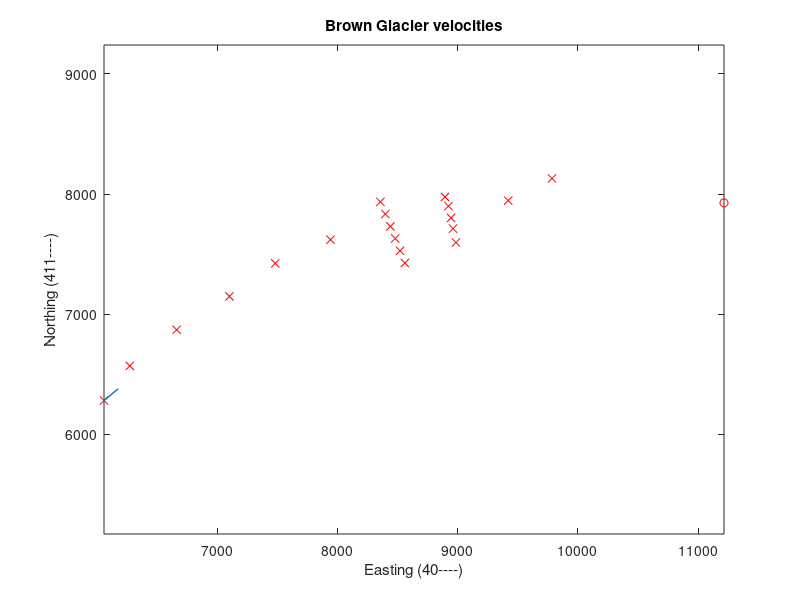

Source code (MATLAB): (Note: this script raises an error after producing the figure.)
function index

% INDEX reduces the data in indexpoints.txt
%	This function is specific to the file indexpoints.txt that contains velocity 
%	data from the 2000 field season at Heard Island.

data=load('indexpoints.txt');
base=data(1,1:3)-[400000 4110000 0];
poles=data(2:58,:);
poles=reshape(poles',15,19);
poles=poles';
x1=poles(:,1)-400000; x2=poles(:,6)-400000; x3=poles(:,11)-400000;
y1=poles(:,2)-4110000; y2=poles(:,7)-4110000; y3=poles(:,12)-4110000;
z1=poles(:,3); z2=poles(:,8); z3=poles(:,13);
v1=poles(:,9); v2=poles(:,14);
err1=poles(:,10); err2=poles(:,15);

figure(1)
clf
plot(x2,y2,'rx')
axis('equal')
hold on
plot(base(1),base(2),'ro')
title('Brown Glacier velocities');
xlabel('Easting (40----)');
ylabel('Northing (411----)');

az1=atan((y2-y1)./(x2-x1));
vx1=v1.*cos(az1);
vy1=v1.*sin(az1);

scale=2500;
for i=1:19
   plot([x2(i),x2(i)+scale*vx1(i)],[y2(i),y2(i)+scale*vy1(i)],'LineWidth',1);
   circle(x2(i)+scale*vx1(i),y2(i)+scale*vy1(i),scale*err1(i));
end
plot([9000,9000+scale*.1],[6500,6500],'LineWidth',1);
text(9000,6600,'10 cm/d')

pause

az2=atan((y3-y2)./(x3-x2));
vx2=v2.*cos(az2);
vy2=v2.*sin(az2);

for i=1:19
   plot([x2(i),x2(i)+scale*vx2(i)],[y2(i),y2(i)+scale*vy2(i)],'g');
   circle(x2(i)+scale*vx2(i),y2(i)+scale*vy2(i),scale*err2(i),'g');
end

pause

xlong=[0; cumsum(sqrt((diff(x2(1:10))).^2+(diff(y2(1:10))).^2))];
figure(2)
clf
h=errorbar(xlong,v1(1:10),err1(1:10));
set(h,'LineWidth',1);
hold on
h=errorbar(xlong,v2(1:10),err2(1:10));
set(h,'Color','g','LineWidth',1,'Linestyle','--');
title('Longitudinal velocity profile');
xlabel('Distance (m)')
ylabel('Velocity (md^{-1})')
axis([0 4500 0 0.2]);

pause

% transverse profiles

% BG40 epoch 1
vtx0=[vx1(16:17); vx1(8); vx2(18:19)];
vty0=[vy1(16:17); vy1(8); vy2(18:19)];
vt0=sqrt(vtx0.^2+vty0.^2);
et0=[err1(16:17); err1(8); err1(18:19)];
xt0=[x2(16:17); x2(8); x2(18:19)];
yt0=[y2(16:17); y2(8); y2(18:19)];
xtr0=[0; cumsum(sqrt((diff(xt0)).^2+(diff(yt0)).^2))];
xtr0=xtr0(3)-xtr0;

% BG40 epoch 2
vtx1=[vx2(16:17); vx2(8); vx2(18:19)];
vty1=[vy2(16:17); vy2(8); vy2(18:19)];
vt1=sqrt(vtx1.^2+vty1.^2);
et1=[err2(16:17); err2(8); err2(18:19)];

% BOB epoch 2
vtx2=[vx2(11:13); vx2(7); vx2(14:15)];
vty2=[vy2(11:13); vy2(7); vy2(14:15)];
vt2=sqrt(vtx2.^2+vty2.^2);
et2=[err2(11:13); err2(7); err2(14:15)];
xt2=[x2(11:13); x2(7); x2(14:15)];
yt2=[y2(11:13); y2(7); y2(14:15)];
xtr2=[0; cumsum(sqrt((diff(xt2)).^2+(diff(yt2)).^2))];
xtr2=xtr2(4)-xtr2;

figure(3)
a0=errorbar(xtr0,vt0,et0);
set(a0,'Linestyle','--','LineWidth',1);
hold on
a=errorbar(xtr0,vt1,et1);
hold on
b=errorbar(xtr2,vt2,et2,et2,'r');
[lgnd,obj]=legend([a,b],'BG40','BG35');
set(obj(3),'color','r');
title('Transverse velocity profile')
xlabel('Distance (m)')
ylabel('Velocity (md^{-1})')
hold off
